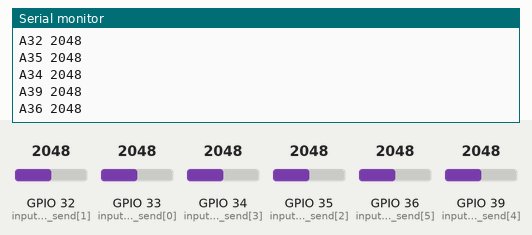
Recording of a program running on a simulated ESP32. Shown: the last lines printed to the serial monitor. The inputs (shaded band) are chosen by the test bench; at power-on: GPIO 32 (inputs_to_send[1]) = 2048, GPIO 33 (inputs_to_send[0]) = 2048, GPIO 34 (inputs_to_send[3]) = 2048, GPIO 35 (inputs_to_send[2]) = 2048, GPIO 36 (inputs_to_send[5]) = 2048, GPIO 39 (inputs_to_send[4]) = 2048. WiFi joins after 1.5 s; servers stay silent unless stated.

Above: at 1.2 s.
1.3 s: GPIO 32 (inputs_to_send[1]) set to 2866
2.8 s: GPIO 33 (inputs_to_send[0]) set to 2866
4.3 s: GPIO 34 (inputs_to_send[3]) set to 2866
At 5.3 s:
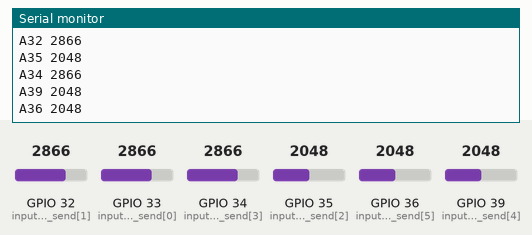
5.8 s: GPIO 35 (inputs_to_send[2]) set to 2866
7.3 s: GPIO 36 (inputs_to_send[5]) set to 2866
At 7.8 s:
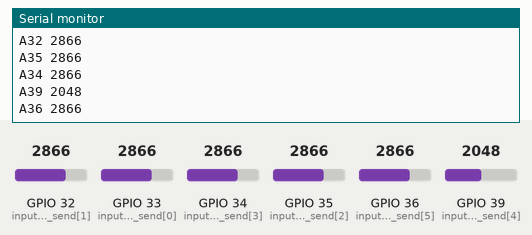
8.8 s: GPIO 39 (inputs_to_send[4]) set to 2866
At 9.3 s:
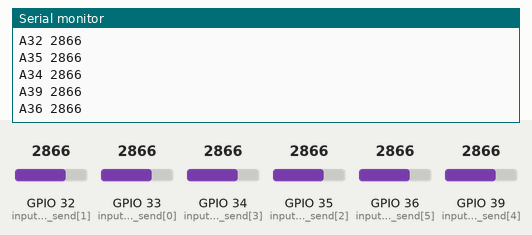
Timing chart, 0 to 11.3 s (numbered marks = the images above; inputs shaded):
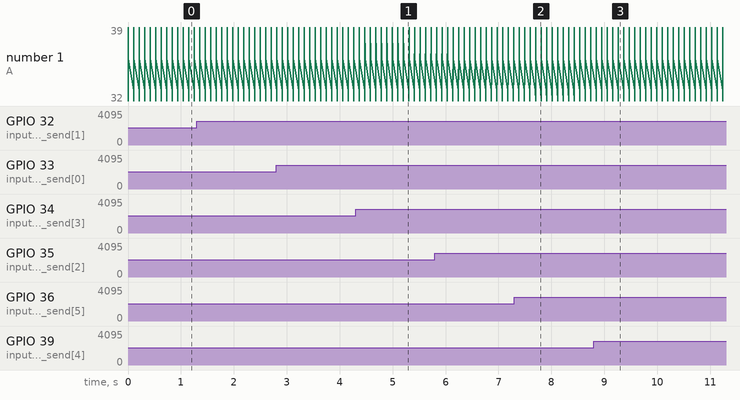

The program:

main.cpp
```cpp
#include <Arduino.h>
#include <WiFiUdp.h>
#include "WiFi.h"

// WIFI SETUP
// char ssid[] = "TP-Link_F047"; // nom du routeur
// char ssid[] = "SFR_B4C8"; // nom du routeur
char ssid[] = "TP-Link_F387"; // nom du routeur

// char pass[] = "69407901";     // pas de mot de passe
// char pass[] = "enorksenez3vesterish"; // pas de mot de passe
char pass[] = "32678697"; // pas de mot de passe

//  WiFi.config(local_IP, gateway, subnet);
IPAddress ip(192, 168, 0, 215);    // Local IP (static)
IPAddress gateway(192, 168, 0, 1); // Router IP

IPAddress subnet(255, 255, 255, 0);

char computer_ip[] = "192.168.0.100"; // Adresse de l'ordinateur sur lequel envoyer les valeurs en UDP
uint16_t computer_port = 4242;        // Port de l'ordinateur sur lequel envoyer les valeurs en UDP
char nom_module[] = "A";              // Premiere partie du parametre envoyé par exemple "A33 4096"

WiFiUDP Udp;

const boolean DEBUG = true; // baud rate : 115200

const uint8_t inputs_to_send[] = {33, 32, 35, 34, 39, 36}; // Broches de l'ESP32 à lire

void setup()
{
  // put your setup code here, to run once:
  Serial.begin(115200);

  // Initialisation des Pins
  for (uint8_t i = 0; i < sizeof(inputs_to_send); i++)
  {
    pinMode(inputs_to_send[i], INPUT);
    digitalWrite(inputs_to_send[i], LOW);
  }

  WiFi.mode(WIFI_STA);

  // Static ip attributon
  WiFi.config(ip, gateway, subnet); // Static IP Address

  WiFi.begin(ssid, pass);
  if (DEBUG)
  {
    Serial.begin(115200);
    Serial.print("IP: ");
    Serial.println(WiFi.localIP());
  }
}

void loop()
{
  for (uint8_t i = 0; i < sizeof(inputs_to_send); i++)
  {
    uint16_t value = analogRead(inputs_to_send[i]);
    if (DEBUG)
    {
      Serial.printf("%s%d %d\n", nom_module, inputs_to_send[i], value);
    }

    Udp.beginPacket(computer_ip, computer_port);
    Udp.printf("%s%d %d\n", nom_module, inputs_to_send[i], value);
    Udp.endPacket();
  }
  delay(100);
}
```

Measured:
- after the input at 4.3 s, the serial monitor: prints a new line after 0.07 s (image 1)
- after the input at 7.3 s, the serial monitor: prints a new line after 0.09 s (image 2)
- after the input at 8.8 s, the serial monitor: prints a new line after 0.05 s (image 3)
